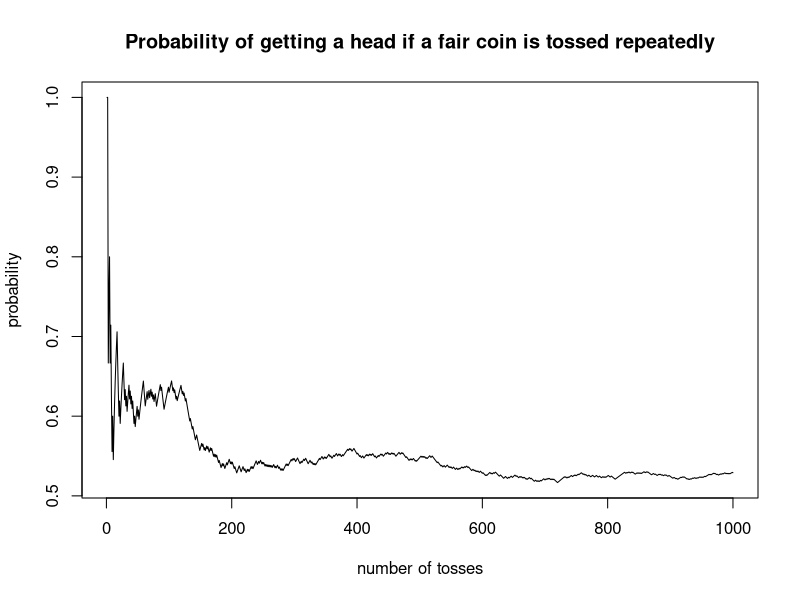
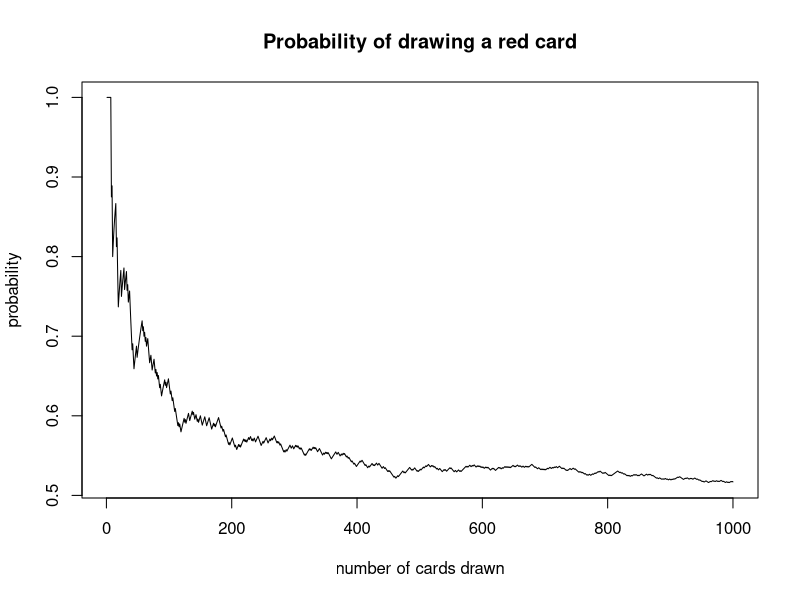
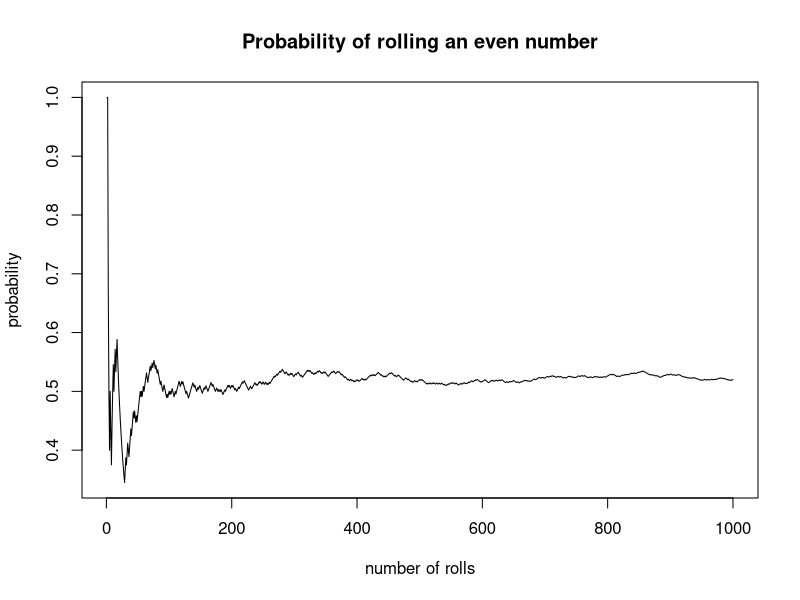

Source code (R) for these figures, in order:
## ---- chunk 1
knitr::opts_chunk$set(echo = TRUE, dev = "cairo_pdf")

## ---- chunk 2

# number of experiments 
num_exp <- 1000

# simulate experiment
coin_tosses <- sample(c("H", "T"), num_exp, replace = TRUE)

# get the cumulative percentage of heads
heads <- cumsum(coin_tosses == "H")/ (1:num_exp)

# create a dataframe
coin_tosses_mat <- matrix(coin_tosses, ncol =1) 
coin_tosses_df <- as.data.frame(coin_tosses_mat)
colnames(coin_tosses_df) <- "Result"

# display preview
coin_tosses_df[,"Cumulative % (Heads)"] <- heads
knitr::kable(head(coin_tosses_df, 10))

## ---- chunk 3
# plot line graph
plot(1:num_exp, heads, type = "l",
     xlab = "number of tosses", ylab = "probability",
     main = "Probability of getting a head if a fair coin is tossed repeatedly")
## ---- chunk 4
# number of experiments 
num_exp <- 1000

# simulate experiment
draw_card <- sample(c("Spade", "Heart", "Club", "Diamond"), num_exp, replace = TRUE)
# get the cumulative percentage of red cards
red_cards <- c("Heart", "Diamond")
draw_red <- cumsum(draw_card %in% red_cards)/(1:num_exp)

# create data frame
draw_card_mat <- matrix(draw_card, ncol =1) 
draw_card_df <- as.data.frame(draw_card_mat)
colnames(draw_card_df) <- "Card"

draw_card_df[,"Cumulative % (Red Card)"] <- draw_red
knitr::kable(head(draw_card_df, 10))

## ---- chunk 5

plot(1:num_exp, draw_red, type = "l",
     xlab = "number of cards drawn", ylab = "probability",
     main = "Probability of drawing a red card")

## ---- chunk 6

num_exp <- 1000
# simulate experiment
roll_die <- sample(c(1,2,3,4,5,6), num_exp, replace = TRUE)

# get the proportion of even numbers
even_num <- c(2,4,6)
roll_even <- cumsum(roll_die %in% even_num)/(1:num_exp)

# create data frame
roll_die_mat <- matrix(roll_die, ncol=1)
roll_die_df <- as.data.frame(roll_die_mat)
colnames(roll_die_df)<- "Result"

roll_die_df[,"Cumulative % (Even Num)"] <- roll_even
knitr::kable(head(roll_die_df, 10))

## ---- chunk 7

plot(1:num_exp, roll_even, type = "l",
     xlab = "number of rolls", ylab = "probability",
     main = "Probability of rolling an even number")
## ---- chunk 8
toss_two_coins <- sample(c("HT", "HH", "TH", "TT"), 100 ,replace = TRUE)

table_relfreq <- table(toss_two_coins)/100
knitr::kable(table_relfreq)
